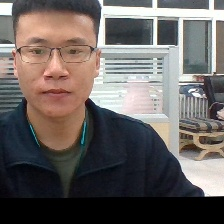
#> input picture image_enhance/4.jpg, 224 x 224 px
$ python equ-hist.py
#> lines starting #> are read from the running program, lines starting #| are printed output that depends on the picture
# -*- coding: UTF-8 -*-
import cv2
import numpy as np
from matplotlib import pyplot as plt

def main():
    img = cv2.imread("4.jpg",0)
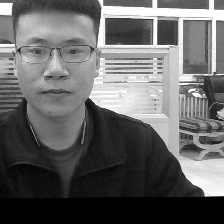
#> img: shape (224, 224); min 0, max 255, mean 100.7
    eq = cv2.equalizeHist(img)
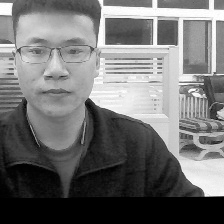
#> eq: shape (224, 224); min 0, max 255, mean 113.3
    cv2.imshow("Histogram Equalization", np.hstack([img, eq]))
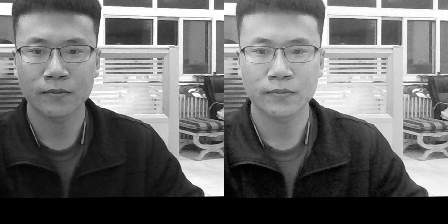
#> window 'Histogram Equalization': shape (224, 448); min 0, max 255, mean 107
    cv2.waitKey(0)


if __name__ == '__main__':
    main()

$ run again, with image_enhance/1.jpg copied over image_enhance/4.jpg
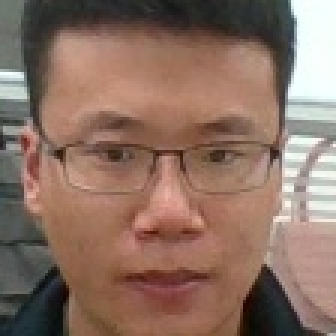
#> input picture image_enhance/1.jpg, 112 x 112 px (shown 3 times larger)
#> in main, `eq = cv2.equalizeHist(img)`:
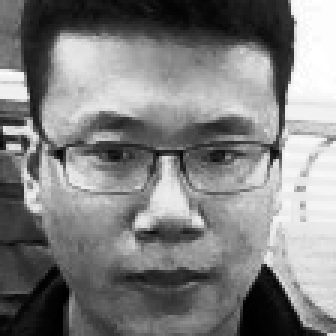
#> eq: shape (112, 112) (shown 3 times larger); min 0, max 255, mean 128.5
#> in main, `cv2.imshow("Histogram Equalization", np.hstack([img, eq]))`:
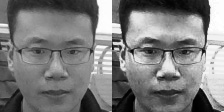
#> window 'Histogram Equalization': shape (112, 224); min 0, max 255, mean 123.8

$ run again, with image_enhance/2.jpg copied over image_enhance/4.jpg
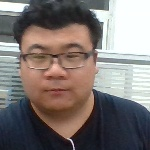
#> input picture image_enhance/2.jpg, 150 x 150 px
#> in main, `eq = cv2.equalizeHist(img)`:
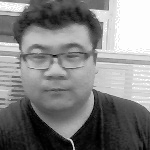
#> eq: shape (150, 150); min 0, max 255, mean 128.8
#> in main, `cv2.imshow("Histogram Equalization", np.hstack([img, eq]))`:
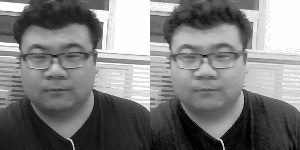
#> window 'Histogram Equalization': shape (150, 300); min 0, max 255, mean 124.8

$ run again, with image_enhance/3.jpg copied over image_enhance/4.jpg
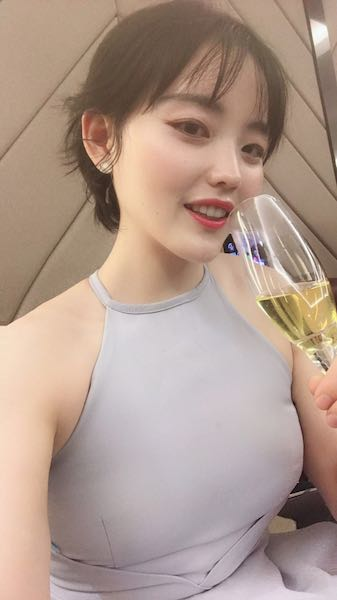
#> input picture image_enhance/3.jpg, 337 x 600 px
#> in main, `eq = cv2.equalizeHist(img)`:
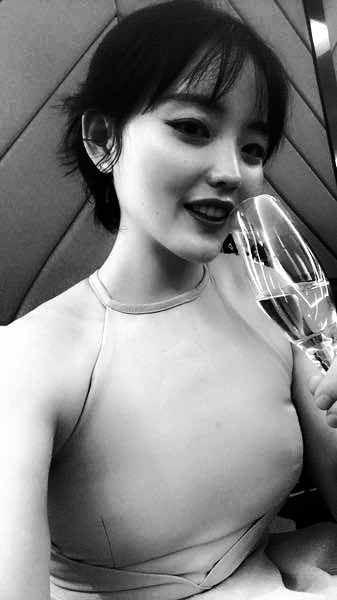
#> eq: shape (600, 337); min 0, max 255, mean 128.5
#> in main, `cv2.imshow("Histogram Equalization", np.hstack([img, eq]))`:
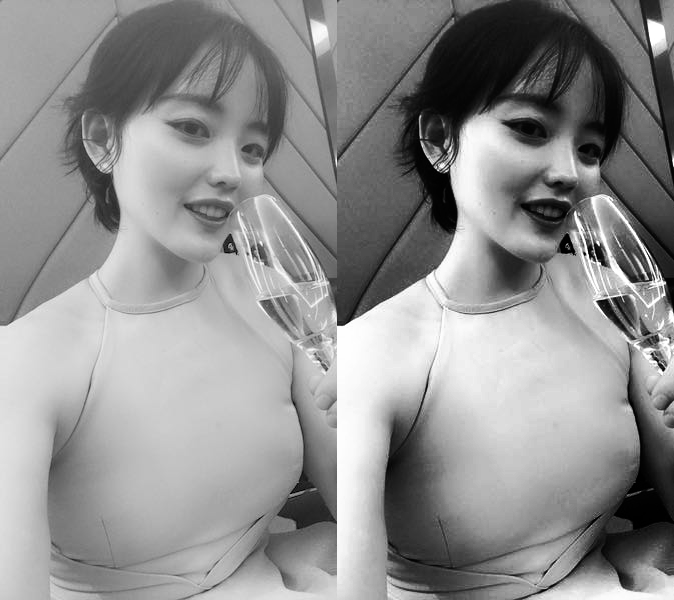
#> window 'Histogram Equalization': shape (600, 674); min 0, max 255, mean 143.8
